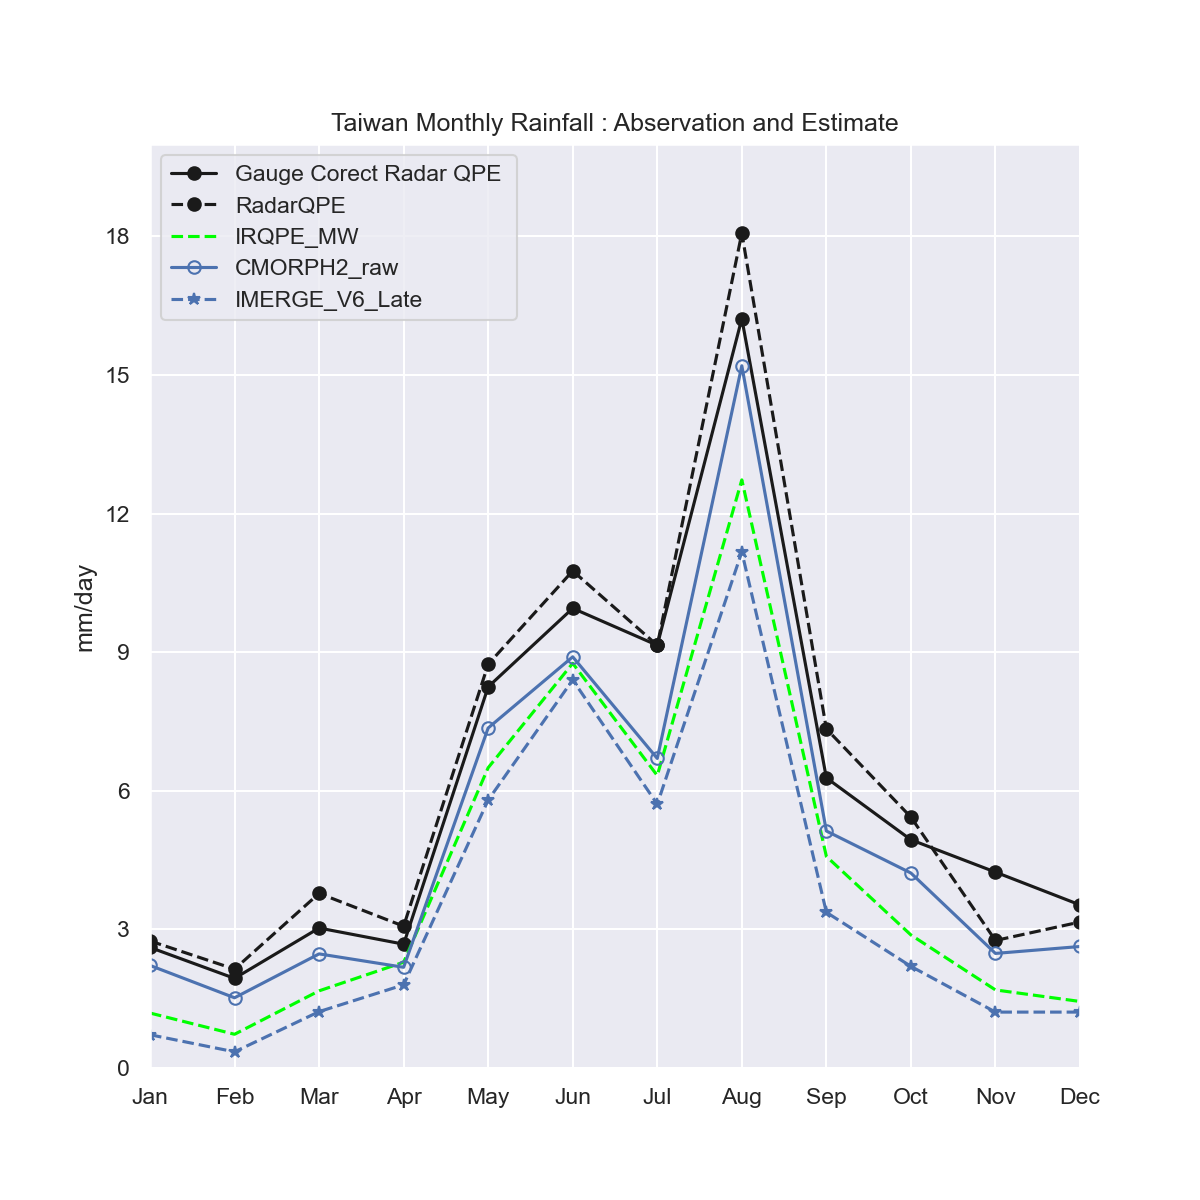

Write the Python code that produced this figure.
#!/usr/bin/env python
# coding: utf-8
'''

 PART I:讀CMTmon_M8xm.txt的資料
 資料內容共12列(row)代表12個月，8欄(Column)代表不同的降雨估計
 
'''
import numpy as np
rr=np.loadtxt('CMTmon_M8xm.txt',dtype=float)

'''
 PART II:畫折線圖，共畫六條線，分別是下面6欄
  corrXM(0,:)   = tofloat(str_get_field(aaa, 1, " "))
  corrXM(1,:)   = tofloat(str_get_field(aaa, 3, " "))
  corrXM(2,:)   = tofloat(str_get_field(aaa, 5, " "))
  corrXM(3,:)   = tofloat(str_get_field(aaa, 6, " "))
  corrXM(4,:)   = tofloat(str_get_field(aaa, 7, " "))
  corrXM(5,:)   = tofloat(str_get_field(aaa, 8, " "))
  
'''
import matplotlib.pyplot as plt
from matplotlib.ticker import (MultipleLocator, AutoMinorLocator)
import seaborn as sns
sns.set()
mon=['Jan','Feb','Mar','Apr','May','Jun','Jul','Aug','Sep','Oct','Nov','Dec']
fig=plt.figure(figsize=(1200/150,1200/150),dpi=150)
ax=plt.axes()
x=np.arange(12)
ax.set_title('Taiwan Monthly Rainfall : Abservation and Estimate')
ax.set_xticks(x,mon)
ax.set_xlim(0,11)
ax.set_ylim(0,20)

ax.set_yticks(range(0,20,3))
ax.set_ylabel('mm/day')
ax.plot(x,rr[:,3],'-ok',label='Gauge Corect Radar QPE ')
#ax.plot(x,rr[:,1])
ax.plot(x,rr[:,1],'--ok',label='RadarQPE')
#ax.plot(x,rr[:,3])
#ax.plot(x,rr[:,1],color='lime',label='IRQPE_RR')
ax.plot(x,rr[:,5],'--',color='lime',label='IRQPE_MW')
ax.plot(x,rr[:,4],'-ob',fillstyle='none',label='CMORPH2_raw')
ax.plot(x,rr[:,7],'--*b',label='IMERGE_V6_Late')
ax.legend()

#fig.show()
fig.savefig('CMTmon_M8xm_v2-1.png')
